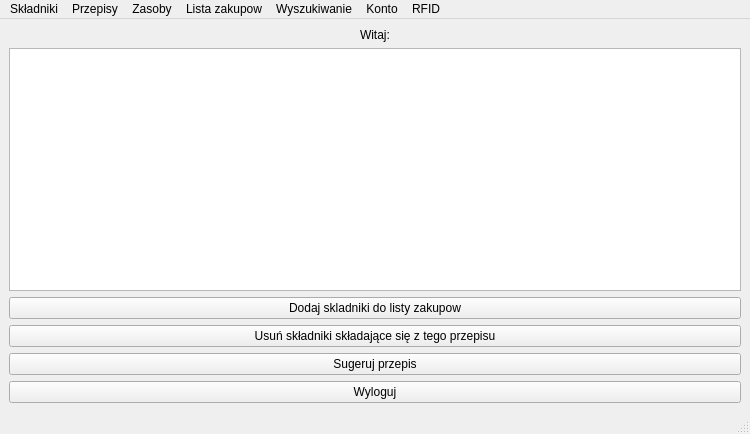
<?xml version="1.0" encoding="UTF-8"?>
<ui version="4.0">
 <class>MainWindow</class>
 <widget class="QMainWindow" name="MainWindow">
  <property name="geometry">
   <rect>
    <x>0</x>
    <y>0</y>
    <width>750</width>
    <height>434</height>
   </rect>
  </property>
  <property name="minimumSize">
   <size>
    <width>400</width>
    <height>200</height>
   </size>
  </property>
  <property name="maximumSize">
   <size>
    <width>1050</width>
    <height>800</height>
   </size>
  </property>
  <property name="windowTitle">
   <string>MainWindow</string>
  </property>
  <widget class="QWidget" name="centralwidget">
   <property name="minimumSize">
    <size>
     <width>0</width>
     <height>0</height>
    </size>
   </property>
   <layout class="QGridLayout" name="gridLayout">
    <item row="4" column="1">
     <widget class="QPushButton" name="deleteIngrButton">
      <property name="enabled">
       <bool>true</bool>
      </property>
      <property name="text">
       <string>Usuń składniki składające się z tego przepisu</string>
      </property>
     </widget>
    </item>
    <item row="8" column="1">
     <widget class="QPushButton" name="suggetButton">
      <property name="sizePolicy">
       <sizepolicy hsizetype="Minimum" vsizetype="Fixed">
        <horstretch>0</horstretch>
        <verstretch>0</verstretch>
       </sizepolicy>
      </property>
      <property name="text">
       <string>Sugeruj przepis</string>
      </property>
     </widget>
    </item>
    <item row="9" column="1">
     <widget class="QPushButton" name="logOutButton">
      <property name="sizePolicy">
       <sizepolicy hsizetype="Minimum" vsizetype="Fixed">
        <horstretch>0</horstretch>
        <verstretch>0</verstretch>
       </sizepolicy>
      </property>
      <property name="sizeIncrement">
       <size>
        <width>0</width>
        <height>0</height>
       </size>
      </property>
      <property name="baseSize">
       <size>
        <width>0</width>
        <height>0</height>
       </size>
      </property>
      <property name="layoutDirection">
       <enum>Qt::LeftToRight</enum>
      </property>
      <property name="text">
       <string>Wyloguj</string>
      </property>
     </widget>
    </item>
    <item row="2" column="1">
     <widget class="QTableView" name="tableView">
      <property name="enabled">
       <bool>true</bool>
      </property>
     </widget>
    </item>
    <item row="1" column="1">
     <widget class="QLabel" name="welcomeLabel">
      <property name="sizePolicy">
       <sizepolicy hsizetype="Minimum" vsizetype="Maximum">
        <horstretch>0</horstretch>
        <verstretch>0</verstretch>
       </sizepolicy>
      </property>
      <property name="text">
       <string>Witaj:</string>
      </property>
      <property name="alignment">
       <set>Qt::AlignCenter</set>
      </property>
     </widget>
    </item>
    <item row="3" column="1">
     <widget class="QPushButton" name="addIngrToShoppingListButton">
      <property name="text">
       <string>Dodaj skladniki do listy zakupow</string>
      </property>
     </widget>
    </item>
   </layout>
  </widget>
  <widget class="QMenuBar" name="menubar">
   <property name="geometry">
    <rect>
     <x>0</x>
     <y>0</y>
     <width>750</width>
     <height>21</height>
    </rect>
   </property>
   <widget class="QMenu" name="menuSk_adniki">
    <property name="title">
     <string>Składniki</string>
    </property>
    <addaction name="actionIngrAdd"/>
    <addaction name="actionPrintIngr"/>
    <addaction name="actionIngrUsun"/>
   </widget>
   <widget class="QMenu" name="menuPrzepisy">
    <property name="title">
     <string>Przepisy</string>
    </property>
    <addaction name="actionRecipesAdd"/>
    <addaction name="actionPrintRecipes"/>
    <addaction name="actionRecUsun"/>
   </widget>
   <widget class="QMenu" name="menuZasoby">
    <property name="title">
     <string>Zasoby</string>
    </property>
    <addaction name="actionResDodaj"/>
    <addaction name="actionResUsun"/>
    <addaction name="actionPrintResources"/>
   </widget>
   <widget class="QMenu" name="menuLista_zakupow">
    <property name="title">
     <string>Lista zakupow</string>
    </property>
    <addaction name="actionEraseShoppingList"/>
    <addaction name="actionPrintShoppingList"/>
    <addaction name="actionPrintAddedRecipesToShoppingList"/>
    <addaction name="actionAddIngredient"/>
    <addaction name="actionSaveToFile"/>
    <addaction name="actionReadFromFile"/>
   </widget>
   <widget class="QMenu" name="menuAccount">
    <property name="title">
     <string>Konto</string>
    </property>
    <addaction name="actionSettings"/>
    <addaction name="actionChangePassword"/>
   </widget>
   <widget class="QMenu" name="menuWyszukiwanie">
    <property name="title">
     <string>Wyszukiwanie</string>
    </property>
    <addaction name="actionSzukaj"/>
   </widget>
   <widget class="QMenu" name="menuRFID">
    <property name="enabled">
     <bool>true</bool>
    </property>
    <property name="title">
     <string>RFID</string>
    </property>
    <addaction name="actionBindRfidTag"/>
    <addaction name="actionStartRfid"/>
    <addaction name="actionStopRfid"/>
   </widget>
   <addaction name="menuSk_adniki"/>
   <addaction name="menuPrzepisy"/>
   <addaction name="menuZasoby"/>
   <addaction name="menuLista_zakupow"/>
   <addaction name="menuWyszukiwanie"/>
   <addaction name="menuAccount"/>
   <addaction name="menuRFID"/>
  </widget>
  <widget class="QStatusBar" name="statusbar"/>
  <action name="actionOption_3">
   <property name="text">
    <string>Opcja 3</string>
   </property>
  </action>
  <action name="actionIngrAdd">
   <property name="text">
    <string>Dodaj</string>
   </property>
  </action>
  <action name="actionRecipesAdd">
   <property name="text">
    <string>Dodaj</string>
   </property>
  </action>
  <action name="actionResDodaj">
   <property name="text">
    <string>Dodaj</string>
   </property>
  </action>
  <action name="actionResUsun">
   <property name="text">
    <string>Usuń</string>
   </property>
  </action>
  <action name="actionPrintResources">
   <property name="text">
    <string>Wyświetl</string>
   </property>
  </action>
  <action name="actionPrintRecipes">
   <property name="text">
    <string>Wyświetl</string>
   </property>
  </action>
  <action name="actionPrintIngr">
   <property name="text">
    <string>Wyświetl</string>
   </property>
  </action>
  <action name="actionPrintShoppingList">
   <property name="text">
    <string>Wyświetl składniki do kupienia</string>
   </property>
  </action>
  <action name="actionEraseShoppingList">
   <property name="text">
    <string>Wyczyść</string>
   </property>
  </action>
  <action name="actionPrintAddedRecipesToShoppingList">
   <property name="text">
    <string>Wyświetl dodane przepisy</string>
   </property>
  </action>
  <action name="actionAddIngredient">
   <property name="text">
    <string>Dodaj składnik</string>
   </property>
  </action>
  <action name="actionSaveToFile">
   <property name="text">
    <string>Zapisz do pliku</string>
   </property>
  </action>
  <action name="actionReadFromFile">
   <property name="text">
    <string>Wczytaj z pliku</string>
   </property>
  </action>
  <action name="actionSettings">
   <property name="text">
    <string>Ustawienia</string>
   </property>
  </action>
  <action name="actionIngrUsun">
   <property name="text">
    <string>Usuń</string>
   </property>
  </action>
  <action name="actionRecUsun">
   <property name="text">
    <string>Usuń</string>
   </property>
  </action>
  <action name="actionSzukaj">
   <property name="text">
    <string>Szukaj...</string>
   </property>
  </action>
  <action name="actionChangePassword">
   <property name="text">
    <string>Zmień hasło</string>
   </property>
  </action>
  <action name="actionBindRfidTag">
   <property name="text">
    <string>Dodaj</string>
   </property>
  </action>
  <action name="actionStartRfid">
   <property name="text">
    <string>Start</string>
   </property>
  </action>
  <action name="actionStopRfid">
   <property name="text">
    <string>Stop</string>
   </property>
  </action>
 </widget>
 <resources/>
 <connections/>
</ui>
